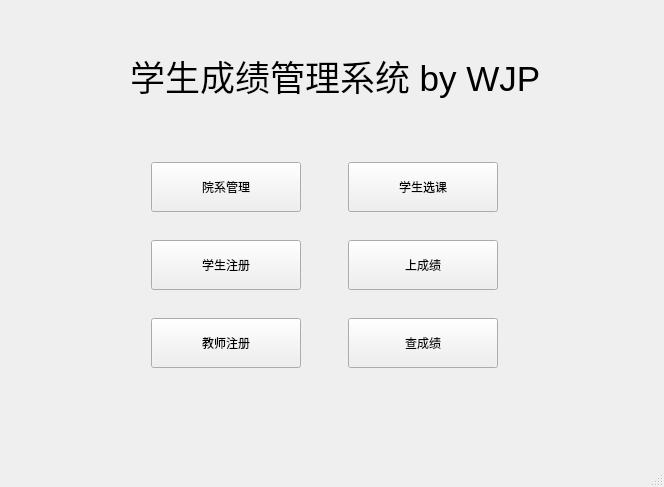
<?xml version="1.0" encoding="UTF-8"?>
<ui version="4.0">
 <class>MainWindow</class>
 <widget class="QMainWindow" name="MainWindow">
  <property name="geometry">
   <rect>
    <x>0</x>
    <y>0</y>
    <width>664</width>
    <height>487</height>
   </rect>
  </property>
  <property name="windowTitle">
   <string>MainWindow</string>
  </property>
  <widget class="QWidget" name="centralwidget">
   <widget class="QWidget" name="gridLayoutWidget">
    <property name="geometry">
     <rect>
      <x>110</x>
      <y>140</y>
      <width>431</width>
      <height>251</height>
     </rect>
    </property>
    <layout class="QGridLayout" name="gridLayout">
     <item row="2" column="1">
      <widget class="QPushButton" name="shangchengji">
       <property name="maximumSize">
        <size>
         <width>150</width>
         <height>50</height>
        </size>
       </property>
       <property name="text">
        <string>上成绩</string>
       </property>
      </widget>
     </item>
     <item row="3" column="1">
      <widget class="QPushButton" name="chachengji">
       <property name="maximumSize">
        <size>
         <width>150</width>
         <height>50</height>
        </size>
       </property>
       <property name="text">
        <string>查成绩</string>
       </property>
      </widget>
     </item>
     <item row="3" column="0">
      <widget class="QPushButton" name="jiaoshizhuce">
       <property name="maximumSize">
        <size>
         <width>150</width>
         <height>50</height>
        </size>
       </property>
       <property name="text">
        <string>教师注册</string>
       </property>
      </widget>
     </item>
     <item row="0" column="1">
      <widget class="QPushButton" name="xueshengxuanke">
       <property name="maximumSize">
        <size>
         <width>150</width>
         <height>50</height>
        </size>
       </property>
       <property name="text">
        <string>学生选课</string>
       </property>
      </widget>
     </item>
     <item row="2" column="0">
      <widget class="QPushButton" name="xueshengzhuce">
       <property name="maximumSize">
        <size>
         <width>150</width>
         <height>50</height>
        </size>
       </property>
       <property name="text">
        <string>学生注册</string>
       </property>
      </widget>
     </item>
     <item row="0" column="0">
      <widget class="QPushButton" name="yuanxiguanli">
       <property name="maximumSize">
        <size>
         <width>150</width>
         <height>50</height>
        </size>
       </property>
       <property name="text">
        <string>院系管理</string>
       </property>
      </widget>
     </item>
    </layout>
   </widget>
   <widget class="QLabel" name="label">
    <property name="geometry">
     <rect>
      <x>130</x>
      <y>50</y>
      <width>411</width>
      <height>51</height>
     </rect>
    </property>
    <property name="font">
     <font>
      <pointsize>26</pointsize>
     </font>
    </property>
    <property name="text">
     <string>学生成绩管理系统 by WJP</string>
    </property>
   </widget>
  </widget>
  <widget class="QMenuBar" name="menubar">
   <property name="geometry">
    <rect>
     <x>0</x>
     <y>0</y>
     <width>664</width>
     <height>21</height>
    </rect>
   </property>
  </widget>
  <widget class="QStatusBar" name="statusbar"/>
 </widget>
 <resources/>
 <connections/>
</ui>
